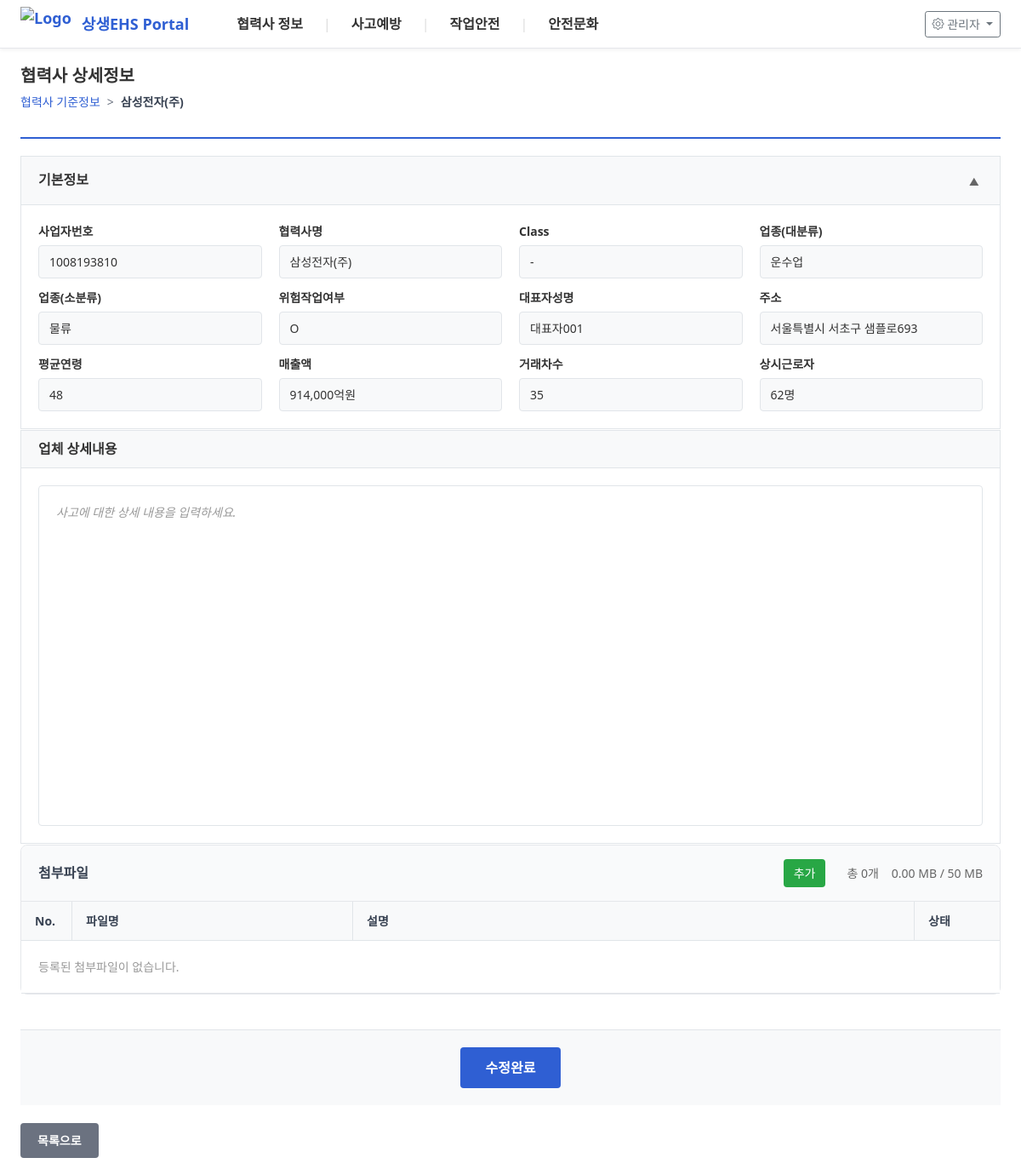
Page /partner-detail/1008193810 on the committed database.
### tables this page shows
CREATE TABLE partners_cache (
                    business_number TEXT PRIMARY KEY,
                    company_name TEXT NOT NULL,
                    partner_class TEXT,
                    business_type_major TEXT,
                    business_type_minor TEXT,
                    hazard_work_flag TEXT,
                    representative TEXT,
                    address TEXT,
                    average_age INTEGER,
                    annual_revenue BIGINT,
                    transaction_count TEXT,
                    permanent_workers INTEGER,
                    synced_at DATETIME DEFAULT CURRENT_TIMESTAMP,
                    is_deleted INTEGER DEFAULT 0
                );

### app.py (the view)
@app.route("/partner/<business_number>")
@app.route("/partner-detail/<business_number>")
def partner_detail(business_number):
    logging.info(f"협력사 상세 정보 조회: {business_number}")
    partner = partner_manager.get_partner_by_business_number(business_number)
    if not partner:
        logging.warning(f"협력사를 찾을 수 없습니다: {business_number}")
        return "협력사 정보를 찾을 수 없습니다.", 404
    conn = partner_manager.db_config.get_sqlite_connection()
    conn.row_factory = sqlite3.Row
    attachments = conn.execute("""
        SELECT * FROM partner_attachments
        WHERE business_number = ?
        ORDER BY upload_date DESC
    """, (business_number,)).fetchall()
    conn.close()
    logging.info(f"협력사 {business_number} ({partner['company_name']}) 상세 페이지 로드 - 첨부파일 {len(attachments)}개")
    is_popup = request.args.get('popup') == '1'
    return render_template('partner-detail.html',
                         partner=partner,
                         attachments=attachments,
                         menu=MENU_CONFIG,
                         is_popup=is_popup,
                         board_type='partner')  # 게시판 타입 전달

### app.py (called while the page is built)
@app.after_request
def add_header(response):
    response.headers['Cache-Control'] = 'no-cache, no-store, must-revalidate'
    response.headers['Pragma'] = 'no-cache'
    response.headers['Expires'] = '0'
    return response

### database_config.py (called while the page is built)
    def get_partner_by_business_number(self, business_number):
        conn = sqlite3.connect(self.local_db_path)
        conn.row_factory = sqlite3.Row
        query = '''
            SELECT
                pc.*,
                pd.detailed_content,
                pd.updated_at as detail_updated_at
            FROM partners_cache pc
            LEFT JOIN partner_details pd ON pc.business_number = pd.business_number
            WHERE pc.business_number = ?
        '''
        partner = conn.execute(query, (business_number,)).fetchone()
        conn.close()
        return partner

    def get_sqlite_connection(self, timeout=10.0):
        conn = sqlite3.connect(self.local_db_path, timeout=timeout)
        cur = conn.cursor()
        cur.execute("PRAGMA journal_mode=WAL")
        cur.execute("PRAGMA busy_timeout=5000")
        cur.execute("PRAGMA synchronous=NORMAL")
        return conn

### templates/partner-detail.html (shortened to what this page needs)
{% if is_popup %}
{% extends "popup-base.html" %}
{% else %}
{% extends "base.html" %}
{% endif %}
{% block content %}
{% if not is_popup %}
<div class="page-header">
    <h2 class="page-title">협력사 상세정보</h2>
    <div class="breadcrumb">
        <a href="{{ url_for('page_view', url='partner-standards') }}">협력사 기준정보</a>
        <span class="separator">></span>
        <span class="current">{{ partner.company_name }}</span>
    </div>
</div>
{% endif %}
<div class="partner-detail-container">
    <div class="section basic-info-section">
        <div class="section-header">
            <h3 class="section-title">기본정보</h3>
            <button class="collapse-btn" onclick="toggleSection('basic-info')">
                <span class="collapse-icon">▲</span>
            </button>
        </div>
        <div class="section-content" id="basic-info-content">
            <div class="info-table">
                <div class="info-row">
                    <div class="info-cell">
                        <label>사업자번호</label>
                        <div class="value">{{ partner.business_number or '-' }}</div>
                    </div>
                    <div class="info-cell">
                        <label>협력사명</label>
                        <div class="value">{{ partner.company_name }}</div>
                    </div>
                    <div class="info-cell">
                        <label>Class</label>
                        <div class="value">{{ partner.partner_class or '-' }}</div>
                    </div>
                    <div class="info-cell">
                        <label>업종(대분류)</label>
                        <div class="value">{{ partner.business_type_major or '-' }}</div>
                    </div>
                </div>
                <div class="info-row">
                    <div class="info-cell">
                        <label>업종(소분류)</label>
                        <div class="value">{{ partner.business_type_minor or '-' }}</div>
                    </div>
                    <div class="info-cell">
                        <label>위험작업여부</label>
                        <div class="value">{{ 'O' if partner.hazard_work_flag == 'O' else 'X' }}</div>
                    </div>
                    <div class="info-cell">
                        <label>대표자성명</label>
                        <div class="value">{{ partner.representative or '-' }}</div>
                    </div>
                    <div class="info-cell">
                        <label>주소</label>
                        <div class="value">{{ partner.address or '-' }}</div>
                    </div>
                </div>
                <div class="info-row">
                    <div class="info-cell">
                        <label>평균연령</label>
                        <div class="value">{{ partner.average_age if partner.average_age else '-' }}</div>
                    </div>
                    <div class="info-cell">
                        <label>매출액</label>
                        <div class="value">{{ "{:,}".format(partner.annual_revenue // 100000) if partner.annual_revenue else '-' }}억원</div>
                    </div>
                    <div class="info-cell">
                        <label>거래차수</label>
                        <div class="value">{{ partner.transaction_count or '-' }}</div>
                    </div>
                    <div class="info-cell">
                        <label>상시근로자</label>
                        <div class="value">{{ partner.permanent_workers if partner.permanent_workers else '-' }}명</div>
                    </div>
                </div>
            </div>
        </div>
    </div>
    <div class="section detail-content-section">
        <div class="section-header">
            <h3 class="section-title">업체 상세내용</h3>
        </div>
        <div class="section-content">
            <div class="content-editor">
                <div id="detailed-content"
                     class="editable-content"
                     contenteditable="true"
                     placeholder="사고에 대한 상세 내용을 입력하세요.">{{ partner.detailed_content | safe if partner.detailed_content else '' }}</div>
            </div>
        </div>
    </div>
    {% from 'includes/attachment_section.html' import render_attachment_section %}
    {{ render_attachment_section(attachments, 'partner') }}
    <div class="save-section">
        <button class="btn-save" onclick="showPasswordModal()">수정완료</button>
    </div>
    {% if not is_popup %}
    <div class="action-buttons">
        <a href="{{ url_for('page_view', url='partner-standards') }}" class="btn-back">목록으로</a>
    </div>
    {% endif %}
</div>
{% from 'includes/attachment_section.html' import attachment_scripts, attachment_styles %}
{% endblock %}

### templates/base.html (style rules this page uses)
html, body { overflow-x: hidden; width: 100%; max-width: 100vw; }

### rows in the picture
partners_cache: company_name "삼성전자(주)", business_number "1008193810", partner_class "-", business_type_major "운수업", business_type_minor "물류", hazard_work_flag "O", representative "대표자001", address "서울특별시 서초구 샘플로693", average_age "48", annual_revenue "914,000", transaction_count "35", permanent_workers "62"

### other values in the picture
{{ m.title }} "협력사 정보" "사고예방" "작업안전" "안전문화"
{{ attachments|length if attachments else 0 }} "0"
